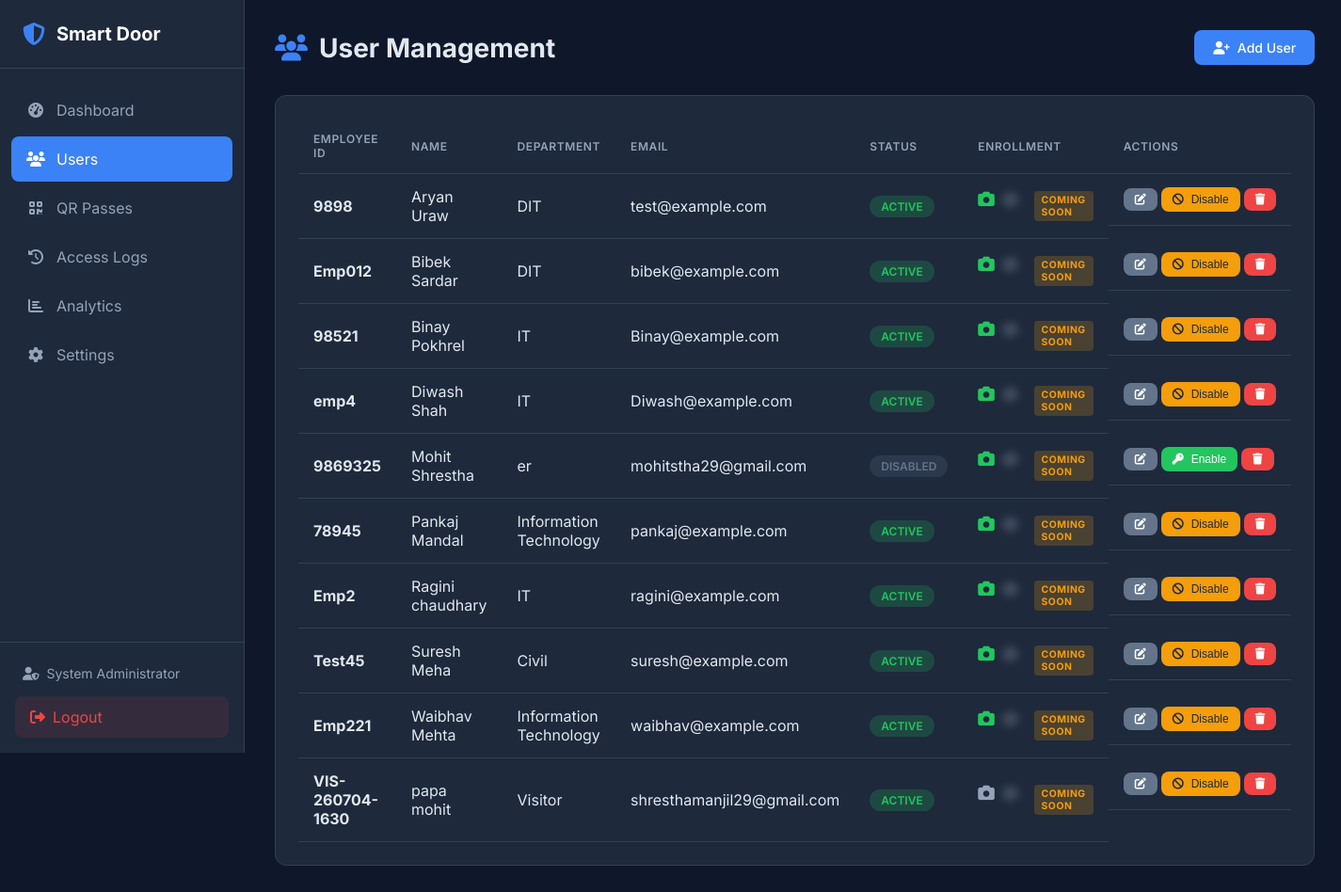
Before: /users (signed in) with the older database file.
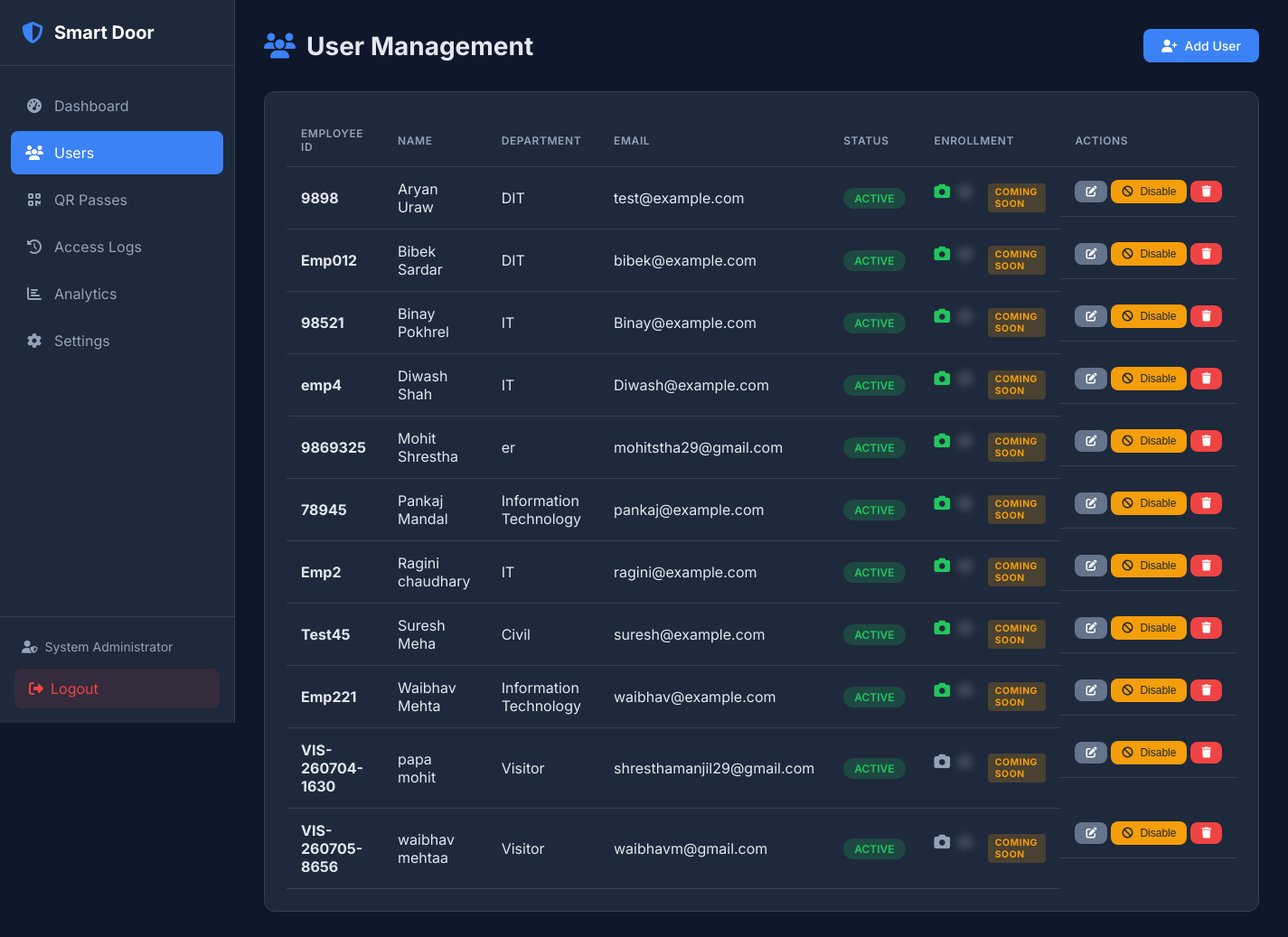
After: the same page with the newer database file.
### tables this page shows
CREATE TABLE admin (
    id INTEGER PRIMARY KEY AUTOINCREMENT,
    username VARCHAR(50) UNIQUE NOT NULL,
    password_hash VARCHAR(255) NOT NULL,
    email VARCHAR(100) UNIQUE NOT NULL,
    full_name VARCHAR(100) NOT NULL,
    is_active BOOLEAN DEFAULT 1,
    login_attempts INTEGER DEFAULT 0,
    locked_until DATETIME NULL,
    created_at DATETIME DEFAULT CURRENT_TIMESTAMP,
    updated_at DATETIME DEFAULT CURRENT_TIMESTAMP,
    last_login DATETIME NULL
);

CREATE TABLE users (
    id INTEGER PRIMARY KEY AUTOINCREMENT,
    employee_id VARCHAR(50) UNIQUE NOT NULL,
    first_name VARCHAR(50) NOT NULL,
    last_name VARCHAR(50) NOT NULL,
    email VARCHAR(100) UNIQUE,
    phone VARCHAR(20),
    department VARCHAR(100),
    designation VARCHAR(100),
    is_active BOOLEAN DEFAULT 1,
    face_enrolled BOOLEAN DEFAULT 0,
    fingerprint_enrolled BOOLEAN DEFAULT 0,
    created_at DATETIME DEFAULT CURRENT_TIMESTAMP,
    updated_at DATETIME DEFAULT CURRENT_TIMESTAMP,
    created_by INTEGER, user_type VARCHAR(50) DEFAULT 'Employee', access_level VARCHAR(50) DEFAULT 'Normal', allowed_doors TEXT DEFAULT 'Main Entrance', status VARCHAR(20) DEFAULT 'Active', expiration_date DATETIME NULL,
    FOREIGN KEY (created_by) REFERENCES admin(id)
);

### web/app.py (the view)
@app.route('/users')
@login_required
def users():
    all_users = user_repo.get_all()
    return render_template('users.html', users=all_users)

### database/db_manager.py (called while the page is built, shortened)
    def _get_connection(self) -> sqlite3.Connection:
        return self._local.connection

    def execute(self, query: str, params: tuple = ()) -> sqlite3.Cursor:
        conn = self._get_connection()
        cursor = conn.cursor()
        cursor.execute(query, params)
        return cursor

    def get_by_id(self, admin_id: int) -> Optional[Dict]:
        cursor = self.db.execute(
            "SELECT * FROM admin WHERE id = ?",
            (admin_id,)
        )
        row = cursor.fetchone()
        return dict(row) if row else None

    def get_all(self, active_only: bool = False) -> List[Dict]:
        query = "SELECT * FROM users"
        if active_only:
            query += " WHERE is_active = 1"
        query += " ORDER BY first_name, last_name"
        cursor = self.db.execute(query)
        return [dict(row) for row in cursor.fetchall()]

### web/app.py (called while the page is built)
def login_required(f):
    @wraps(f)
    def decorated_function(*args, **kwargs):
        if 'admin_id' not in session:
            flash('Please log in to access this page.', 'warning')
            return redirect(url_for('login'))
        admin = admin_repo.get_by_id(session['admin_id'])
        if not admin or not admin.get('is_active', False):
            session.clear()
            flash('Your session has expired.', 'warning')
            return redirect(url_for('login'))
        g.admin = admin
        return f(*args, **kwargs)
    return decorated_function

### web/templates/users.html (shortened to what this page needs)
 {% extends "base.html" %}
{% block content %}
<div class="page-header">
    <h1><i class="fas fa-users"></i> User Management</h1>
    <a href="{{ url_for('add_user') }}" class="btn btn-primary">
        <i class="fas fa-user-plus"></i> Add User
    </a>
</div>
<div class="card">
    <div class="card-body">
        {% if users %}
        <table class="table">
            <thead>
                <tr>
                    <th>Employee ID</th>
                    <th>Name</th>
                    <th>Department</th>
                    <th>Email</th>
                    <th>Status</th>
                    <th>Enrollment</th>
                    <th>Actions</th>
                </tr>
            </thead>
            <tbody>
                {% for user in users %}
                <tr>
                    <td><strong>{{ user.employee_id }}</strong></td>
                    <td>{{ user.first_name }} {{ user.last_name }}</td>
                    <td>{{ user.department or '-' }}</td>
                    <td>{{ user.email or '-' }}</td>
                    <td>
                        <span class="badge badge-{{ 'success' if user.is_active else 'secondary' }}">
                            {{ 'Active' if user.is_active else 'Disabled' }}
                        </span>
                    </td>
                    <td>
                        <span class="enrollment-status">
                            <i class="fas fa-camera {{ 'text-success' if user.face_enrolled else 'text-muted' }}"
                               title="Face {{ 'Enrolled' if user.face_enrolled else 'Not Enrolled' }}"></i>
                            <span class="coming-soon-overlay">
                                <i class="fas fa-fingerprint text-muted"
                                   title="Fingerprint - Coming Soon"></i>
                            </span>
                            <span class="coming-soon-badge">Coming Soon</span>
                        </span>
                    </td>
                    <td class="actions">
                        <a href="{{ url_for('edit_user', user_id=user.id) }}" class="btn btn-sm btn-secondary" title="Edit">
                            <i class="fas fa-edit"></i>
                        </a>
                        {% if user.is_active %}
                            <form method="POST" action="{{ url_for('disable_user', user_id=user.id) }}" style="display: inline;">
                                <button type="submit" class="btn btn-sm btn-warning" title="Disable User">
                                    <i class="fas fa-ban"></i> Disable
                                </button>
                            </form>
                        {% else %}
                            <form method="POST" action="{{ url_for('enable_user', user_id=user.id) }}" style="display: inline;">
                                <button type="submit" class="btn btn-sm btn-success" title="Enable User">
                                    <i class="fas fa-key"></i> Enable
                                </button>
                            </form>
                        {% endif %}
                        <form method="POST" action="{{ url_for('delete_user', user_id=user.id) }}" style="display: inline;"
                              onsubmit="return confirm('Are you sure you want to delete this user? This cannot be undone.');">
                            <button type="submit" class="btn btn-sm btn-danger" title="Delete">
                                <i class="fas fa-trash"></i>
                            </button>
                        </form>
                    </td>
                </tr>
                {% endfor %}
            </tbody>
        </table>
        {% endif %}
    </div>
</div>
{% endblock %}

### web/templates/base.html (shortened to what this page needs)
<!DOCTYPE html>
<html lang="en">
<head>
    <link rel="stylesheet" href="{{ url_for('static', filename='css/style.css') }}">
    <link rel="stylesheet" href="https://cdnjs.cloudflare.com/ajax/libs/font-awesome/6.4.0/css/all.min.css">
</head>
<body>
    {% if session.get('admin_id') %}
    <nav class="sidebar">
        <div class="sidebar-header">
            <i class="fas fa-shield-alt"></i>
            <span>Smart Door</span>
        </div>
        <ul class="nav-menu">
            <li class="nav-item">
                <a href="{{ url_for('dashboard') }}" class="nav-link {% if request.endpoint == 'dashboard' %}active{% endif %}">
                    <i class="fas fa-tachometer-alt"></i>
                    <span>Dashboard</span>
                </a>
            </li>
            <li class="nav-item">
                <a href="{{ url_for('users') }}" class="nav-link {% if request.endpoint and 'user' in request.endpoint %}active{% endif %}">
                    <i class="fas fa-users"></i>
                    <span>Users</span>
                </a>
            </li>
            <li class="nav-item">
                <a href="{{ url_for('qr.dashboard') }}" class="nav-link {% if request.endpoint and 'qr.' in request.endpoint %}active{% endif %}">
                    <i class="fas fa-qrcode"></i>
                    <span>QR Passes</span>
                </a>
            </li>
            <li class="nav-item">
                <a href="{{ url_for('logs') }}" class="nav-link {% if request.endpoint == 'logs' %}active{% endif %}">
                    <i class="fas fa-history"></i>
                    <span>Access Logs</span>
                </a>
            </li>
            <li class="nav-item">
                <a href="{{ url_for('analytics') }}" class="nav-link {% if request.endpoint == 'analytics' %}active{% endif %}">
                    <i class="fas fa-chart-bar"></i>
                    <span>Analytics</span>
                </a>
            </li>
            <li class="nav-item">
                <a href="{{ url_for('settings') }}" class="nav-link {% if request.endpoint == 'settings' %}active{% endif %}">
                    <i class="fas fa-cog"></i>
                    <span>Settings</span>
                </a>
            </li>
        </ul>
        <div class="sidebar-footer">
            <div class="admin-info">
                <i class="fas fa-user-shield"></i>
                <span>{{ session.get('admin_name', 'Admin') }}</span>
            </div>
            <a href="{{ url_for('logout') }}" class="logout-btn">
                <i class="fas fa-sign-out-alt"></i>
                <span>Logout</span>
            </a>
        </div>
    </nav>
    {% endif %}
    <main class="main-content {% if not session.get('admin_id') %}full-width{% endif %}">
        {% block content %}{% endblock %}
    </main>
</body>
</html>

### web/static/css/style.css (style rules this page uses)
:root { --primary: #3b82f6; --primary-dark: #2563eb; --secondary: #64748b; --success: #22c55e; --danger: #ef4444; --warning: #f59e0b; --info: #06b6d4; --dark: #1e293b; --darker: #0f172a; --light: #f1f5f9; --white: #ffffff; --border: #334155; --text: #e2e8f0; --text-muted: #94a3b8; --sidebar-width: 260px; }
* { margin: 0; padding: 0; box-sizing: border-box; }
body { font-family: 'Inter', -apple-system, BlinkMacSystemFont, sans-serif; background-color: var(--darker); color: var(--text); min-height: 100vh; display: flex; }
a { text-decoration: none; color: inherit; }
.sidebar { width: var(--sidebar-width); height: 100vh; background: var(--dark); position: fixed; left: 0; top: 0; display: flex; flex-direction: column; border-right: 1px solid var(--border); }
.sidebar-header { padding: 1.5rem; display: flex; align-items: center; gap: 0.75rem; border-bottom: 1px solid var(--border); }
.sidebar-header i { font-size: 1.5rem; color: var(--primary); }
.sidebar-header span { font-size: 1.25rem; font-weight: 700; color: var(--white); }
.nav-menu { list-style: none; padding: 1rem 0; flex: 1; }
.nav-item { margin: 0.25rem 0.75rem; }
.nav-link { display: flex; align-items: center; gap: 0.75rem; padding: 0.875rem 1rem; border-radius: 0.5rem; transition: all 0.2s; color: var(--text-muted); }
.nav-link.active { background: var(--primary); color: var(--white); }
.nav-link i { width: 1.25rem; text-align: center; }
.sidebar-footer { padding: 1rem; border-top: 1px solid var(--border); }
.admin-info { display: flex; align-items: center; gap: 0.5rem; padding: 0.5rem; font-size: 0.875rem; color: var(--text-muted); margin-bottom: 0.5rem; }
.logout-btn { display: flex; align-items: center; gap: 0.5rem; padding: 0.75rem 1rem; background: rgba(239, 68, 68, 0.1); color: var(--danger); border-radius: 0.5rem; transition: all 0.2s; }
.main-content { flex: 1; margin-left: var(--sidebar-width); padding: 2rem; min-height: 100vh; }
.page-header { display: flex; justify-content: space-between; align-items: center; margin-bottom: 2rem; }
.page-header h1 { font-size: 1.75rem; font-weight: 700; display: flex; align-items: center; gap: 0.75rem; }
.page-header h1 i { color: var(--primary); }
.card { background: var(--dark); border-radius: 0.75rem; border: 1px solid var(--border); margin-bottom: 1.5rem; }
.card-body { padding: 1.5rem; }
.table { width: 100%; border-collapse: collapse; }
.table th, .table td { padding: 0.875rem 1rem; text-align: left; border-bottom: 1px solid var(--border); }
.table th { font-weight: 600; color: var(--text-muted); font-size: 0.75rem; text-transform: uppercase; letter-spacing: 0.05em; }
.badge { display: inline-block; padding: 0.25rem 0.75rem; border-radius: 9999px; font-size: 0.75rem; font-weight: 600; text-transform: uppercase; }
.badge-success { background: rgba(34, 197, 94, 0.2); color: var(--success); }
.btn { display: inline-flex; align-items: center; gap: 0.5rem; padding: 0.625rem 1.25rem; border-radius: 0.5rem; font-weight: 500; font-size: 0.875rem; border: none; cursor: pointer; transition: all 0.2s; }
.btn-sm { padding: 0.375rem 0.75rem; font-size: 0.75rem; }
.btn-primary { background: var(--primary); color: var(--white); }
.btn-secondary { background: var(--secondary); color: var(--white); }
.btn-danger { background: var(--danger); color: var(--white); }
.btn-warning { background: var(--warning); color: var(--dark); }
.enrollment-status { display: flex; gap: 0.5rem; font-size: 1.1rem; }
.text-success { color: var(--success); }
.text-muted { color: var(--text-muted); }
.enrollment-status i { transition: all 0.2s; }
.coming-soon-badge { display: inline-block; padding: 0.2rem 0.5rem; background: rgba(245, 158, 11, 0.2); color: var(--warning); border-radius: 0.25rem; font-size: 0.65rem; font-weight: 700; text-transform: uppercase; letter-spacing: 0.05em; margin-left: 0.5rem; vertical-align: middle; }
.coming-soon-overlay { filter: blur(4px); opacity: 0.5; pointer-events: none; user-select: none; }
.actions { display: flex; gap: 0.25rem; align-items: center; }
.actions .btn { font-size: 0.75rem; padding: 0.375rem 0.75rem; }
.actions { display: flex; gap: 0.25rem; }

Changed rows visible on the page:
changed users "Mohit": is_active "DISABLED" → "ACTIVE"; is_active "Enable" → "Disable"
added users: employee_id "VIS-260705-8656", first_name "waibhav", last_name "mehtaa", department "Visitor", email "waibhavm@gmail.com", is_active "ACTIVE", face_enrolled False (drawn)
